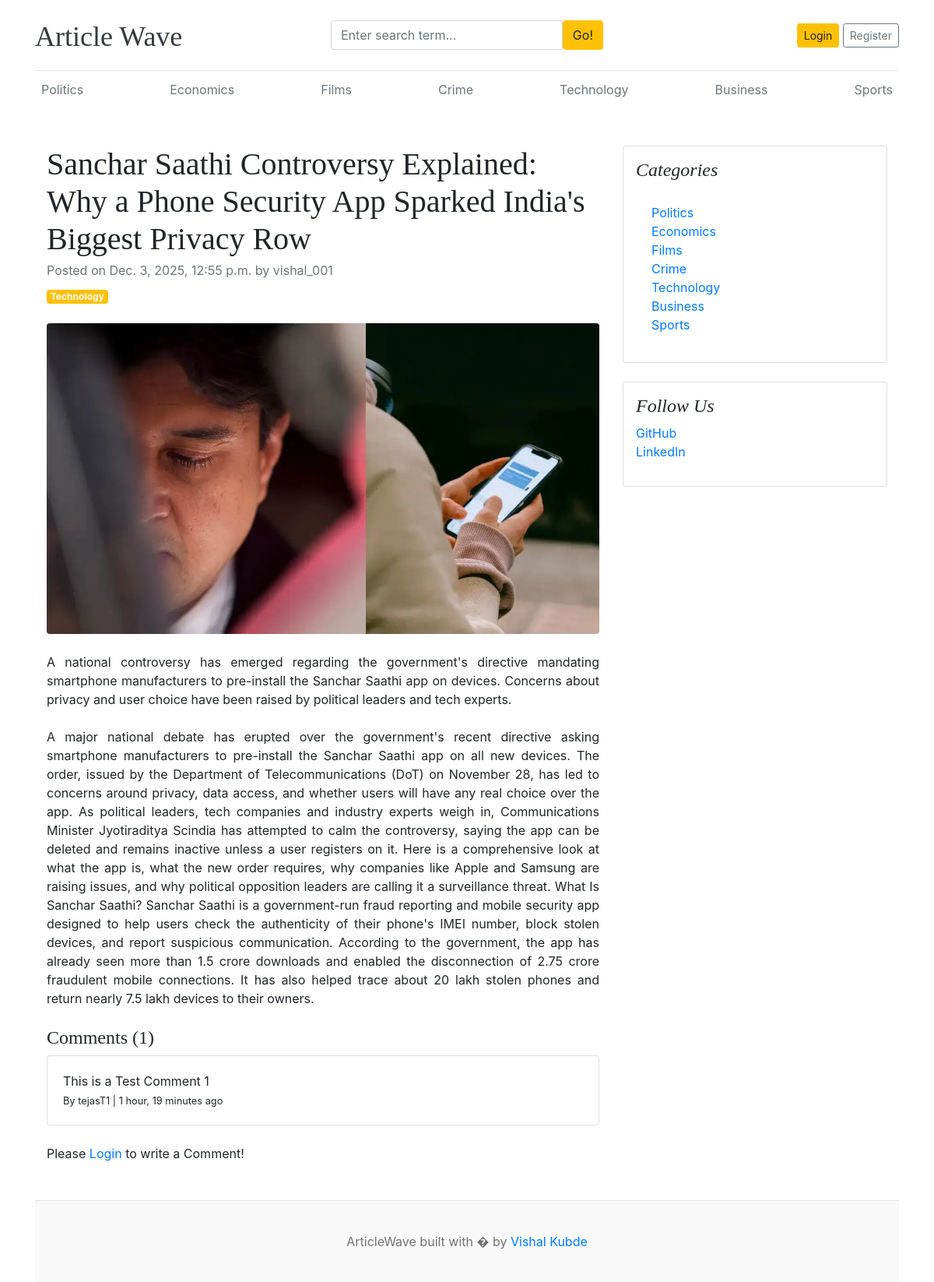
/blogs/sanchar-saathi-controversy-explained-why-a-phone-security-app-sparked-indias-biggest-privacy-row-5/, run on the app's committed database.
### blog/models.py (models this page shows, shortened)
class Category(models.Model):
  category_name = models.CharField(max_length=50, unique=True)
  created_at = models.DateTimeField(auto_now_add=True)
  updated_at = models.DateTimeField(auto_now=True)
  class Meta:
    verbose_name_plural = 'categories'
  def __str__(self):
     return self.category_name

class Blog(models.Model):
   title = models.CharField(max_length=100)
   slug = models.SlugField(max_length=150, unique=True, blank=True)
   category = models.ForeignKey(Category, on_delete=models.CASCADE)
   author = models.ForeignKey(User, on_delete= models.CASCADE)
   featured_image = models.ImageField(upload_to='uploads/%Y/%m/%d')
   short_description = models.TextField(max_length=500)
   blog_body = models.TextField(max_length=2000)
   status = models.CharField(max_length=20, choices=STATUS_CHOICES, default="Draft")
   is_featured = models.BooleanField(default=False)
   created_at = models.DateTimeField(auto_now_add=True)
   updated_at = models.DateTimeField(auto_now=True)

class Comment(models.Model):
   user = models.ForeignKey(User, on_delete=models.CASCADE)
   blog = models.ForeignKey(Blog, on_delete=models.CASCADE)
   comment = models.TextField(max_length=250)
   created_at = models.DateTimeField(auto_now_add=True)
   updated_at = models.DateTimeField(auto_now=True)
   def __str__(self):
       return self.comment

### assign/models.py (models this page shows, shortened)
class SocialLink (models.Model):
   platform = models.CharField(max_length=50)
   link = models.URLField(max_length=200)
   created_at = models.DateTimeField(auto_now_add=True)
   updated_at = models.DateTimeField(auto_now=True)

### blog/views.py (the view, shortened to what this page needs)
# urls.py: path('blogs/<slug:slug>/', BlogView.blogs, name="blogs"),
def blogs(request, slug):
  single_blog = get_object_or_404(Blog, slug=slug, status='Published')
  comments = Comment.objects.filter(blog = single_blog)
  comment_count = comments.count()
  context = {
    'single_blog' : single_blog,
    'comments' : comments,
    'comment_count' : comment_count,
  }
  return render(request, 'blogs.html', context)

### blog/context_processors.py (called while the page is built)
def get_categories(request):
  categories = Category.objects.all()
  return dict(categories = categories)

def get_social_link(request):
  social_link = SocialLink.objects.all()
  return dict(social_link = social_link)

### templates/blogs.html
{% extends 'base.html' %}
{% block content %}
<div class="container mt-5">
  <div class="row">
    <div class="col-lg-8">
      <article>
        <header class="mb-4">
          <h1 class="fw-bolder mb-1">{{ single_blog.title }}</h1>
          <div class="text-muted fst-italic mb-2">
            Posted on {{ single_blog.created_at }} by {{ single_blog.author }}
          </div>
          <a class="badge bg-warning text-decoration-none text-light" href="#!"
            >{{ single_blog.category }}</a
          >
        </header>
        <figure class="mb-4">
          <img
            class="img-fluid rounded"
            src="{{ single_blog.featured_image.url }}"
            alt="..."
          />
        </figure>
        <section class="mb-5">
          <p class="fs-5 mb-4 text-justify">
            {{ single_blog.short_description }}
          </p>
          <p class="fs-5 mb-4 text-justify">
            {{ single_blog.blog_body }}
          </p>
          <h4>Comments ({{comment_count}})</h4>
          {% if comments%}
            {% for comment in comments %}
              <div class="card mt-1">
                <div class="card-body">
                  <p class="card-text mb-0">{{comment}}</p>
                  <span>
                    <small>By {{comment.user}} </small>
                    <small>| {{comment.created_at | timesince}} ago </small>
                  </span>
                </div>
              </div>
            {% endfor %}
          {% else %}
          No Comments yet...
          {% endif %}
          <br>
          <div class="form-group">
            {% if user.is_authenticated %}
            <form action="" method="post">
              {% csrf_token %}
              <div class="form-group">
                <textarea name="comment" class="form-control" placeholder="Write your comment here..."></textarea>
                <input type="submit" value="Submit" class="btn btn-primary mt-2">
              </div>
            </form>
            {% else %}
            <p>Please <span><a href="{% url 'login' %}">Login</a></span> to write a Comment!</p>
            {% endif %}
          </div>
        </section>
      </article>
    </div>
    <div class="col-lg-4">
      <div class="card mb-4 p-3">
        <h4 class="font-italic">Categories</h4>
        <div class="card-body">
          <div class="row">
            <div class="col-sm-6">
              <ul class="list-unstyled mb-0">
                {% for cat in categories %}
                <li><a href="{% url 'posts_by_category' cat.id %}"> {{ cat.category_name}} </a></li>
                {% endfor %}
              </ul>
            </div>
          </div>
        </div>
      </div>
      {% if social_link %}
      <div class="card mb-4 p-3">
        <h4 class="font-italic">Follow Us</h4>
        <ol class="list-unstyled">
          {% for i in social_link %}
          <li><a href="{{ i.link }}" target="_blank"> {{ i.platform }} </a></li>
          {% endfor %}
        </ol>
      </div>
      {% endif %}
    </div>
  </div>
</div>
{% endblock %}

### templates/base.html (shortened to what this page needs)
{% load static %}
<!DOCTYPE html>
<html lang="en">
  <head>
    <link
      href="https://getbootstrap.com/docs/4.0/dist/css/bootstrap.min.css"
      rel="stylesheet"
    />
    <link rel="stylesheet" href="https://cdnjs.cloudflare.com/ajax/libs/font-awesome/4.7.0/css/font-awesome.min.css">
    <link href="{% static 'css/blog.css' %}" rel="stylesheet" />
  </head>
  <body>
    <div class="container">
      <header class="blog-header py-3">
        <div class="row flex-nowrap justify-content-between align-items-center">
          <div class="col-4 pt-1">
            <a class="blog-header-logo text-dark" href="/"> Article Wave</a>
          </div>
          <div class="col-4">
            <form action="{% url 'search' %}" method="get">
              <div class="input-group">
            <input
              class="form-control"
              type="text"
              name="keyword"
              value="{{keyword}}"
              placeholder="Enter search term..."
              aria-label="Enter search term..."
              aria-describedby="button-search"
            />
            <button class="btn btn-warning" id="button-search" type="submit">
              Go!
            </button>
          </div>
          </form>
          </div>
          <div class="col-4 d-flex justify-content-end align-items-center">
            {% if not user.is_authenticated %}
             <a class="btn btn-sm btn-warning" href="{% url 'login' %}">Login</a> &nbsp;
             <a class="btn btn-sm btn-outline-secondary" href="{% url 'register' %}">Register</a>
            {% else %}
             <span><a href="{% url 'dashboard' %}">Dashboard</a></span>
             &emsp;
             <span><a href="{% url 'logout' %}" class="btn btn-sm btn-danger">LogOut</a></span>
            {% endif %}
          </div>
        </div>
      </header>
      <div class="nav-scroller py-1 mb-2">
        <nav class="nav d-flex justify-content-between">
          {% for cat in categories %}
          <a class="p-2 text-muted" href="{% url 'posts_by_category' cat.id %}">{{cat.category_name}}</a>
          {% endfor %}
        </nav>
      </div>
{% block content %}
{% endblock %}
 <footer class="blog-footer">
      <p>ArticleWave built with � by <a href="#">Vishal Kubde</a></p>
    </footer>
  </body>
</html>

### blog_main/static/css/blog.css (style rules this page uses)
.blog-header { border-bottom: 1px solid #e5e5e5; }
.blog-header-logo { font-family: "Playfair Display", Georgia, "Times New Roman", serif; font-size: 2.25rem; }
h1, h2, h3, h4, h5, h6 { font-family: "Playfair Display", Georgia, "Times New Roman", serif; }
.blog-footer { padding: 2.5rem 0; color: #727272; text-align: center; background-color: #f9f9f9; border-top: .05rem solid #e5e5e5; }
.blog-footer p:last-child { margin-bottom: 0; }

### data on the page
Category: category_name "Politics"
Category: category_name "Economics"
Category: category_name "Films"
Category: category_name "Crime"
Category: category_name "Technology"
Category: category_name "Business"
Category: category_name "Sports"
Blog: title "Sanchar Saathi Controversy Explained: Why a Phone Security App Sparked India's Biggest Privacy Row", created_at "Dec. 3, 2025, 12:55 p.m.", author "vishal_001", category "Technology", featured_image (picture), short_description "A national controversy has emerged regarding the government's directive mandating smartphone manufacturers to pre-install the Sanchar Saathi app on devices. Concerns about privacy and user choice have been raised by political leaders and tech experts.", blog_body "A major national debate has erupted over the government's recent directive asking smartphone manufacturers to pre-install the Sanchar Saathi app on all new devices. The order, issued by the Department of Telecommunications (DoT) on November 28, has led to concerns around privacy, data access, and whether users will have any real choice over the app. As political leaders, tech companies and industry experts weigh in, Communications Minister Jyotiraditya Scindia has attempted to calm the controversy, saying the app can be deleted and remains inactive unless a user registers on it. Here is a comprehensive look at what the app is, what the new order requires, why companies like Apple and…"
Comment: comment "This is a Test Comment 1", user "tejasT1", created_at "1 hour, 19 minutes"
SocialLink: platform "GitHub"
SocialLink: platform "LinkedIn"

### other printed values
{{ comment_count }} "1"
